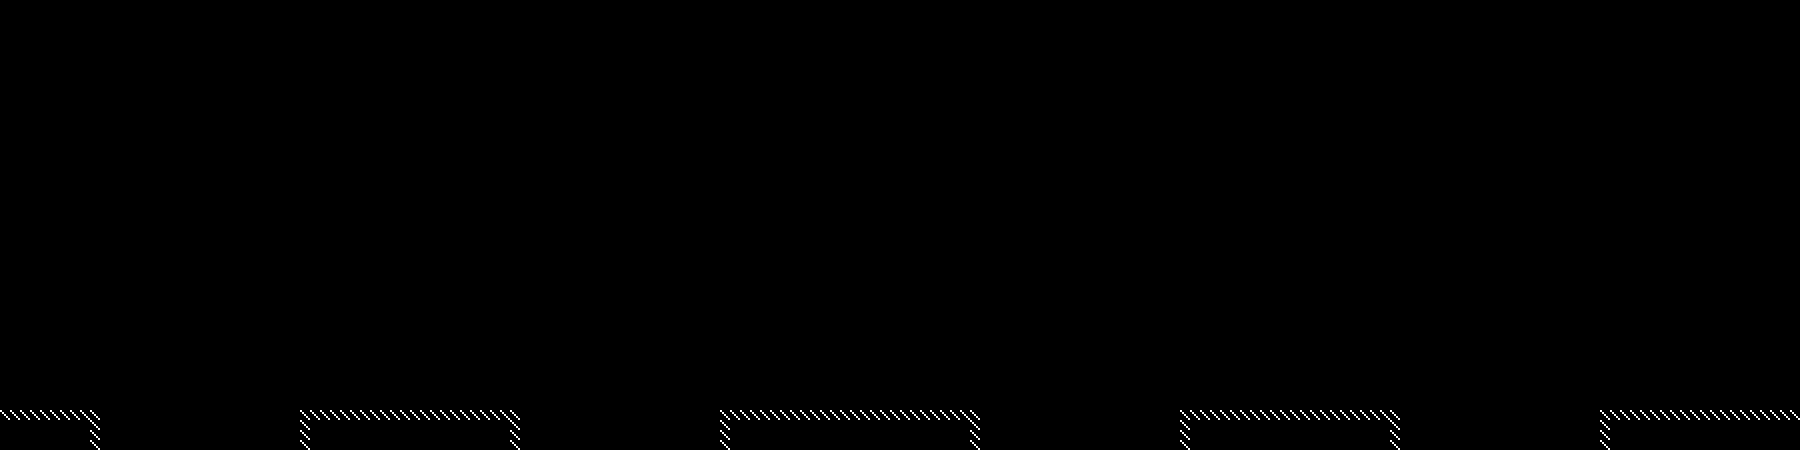

Tiled map render using the project's own tile images. Description and the map definition, with tile-layer contents summarised, below:
An orthogonal 180x45 tile map with 10x10 px tiles, 1 tile layer (Tile Layer 1).

<map version="1.0" orientation="orthogonal" renderorder="right-down" width="180" height="45" tilewidth="10" tileheight="10" nextobjectid="1">
 <tileset firstgid="1" name="debug10x10" tilewidth="10" tileheight="10" tilecount="1" columns="1">
  <image source="../assets/graphics/debug/tile10x10.gif" width="10" height="10" />
 </tileset>
 <layer name="Tile Layer 1" width="180" height="45">
  <data>[8100 cells, 124 non-empty, 1 distinct tile ids]</data>
 </layer>
</map>
